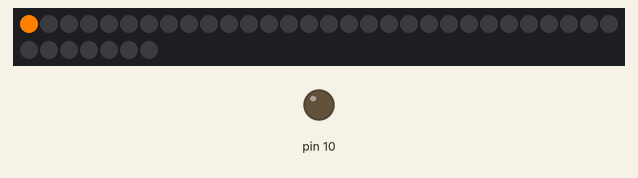
This sketch was run on a simulated Arduino Uno, built with avr-gcc and run on an emulated ATmega328P. Parts: 37 RGB LEDs in strip order, left to right, continuing on the next row, output pins drawn as LEDs (lit = HIGH). Storage starts empty.

Above: at 2.08 s.
At 4.3 s:
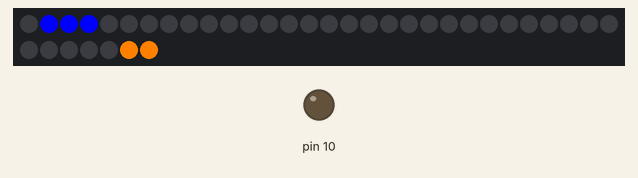
At 4.71 s:
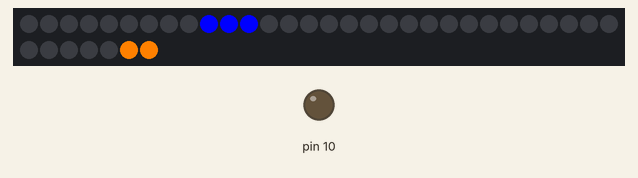
At 5.18 s:
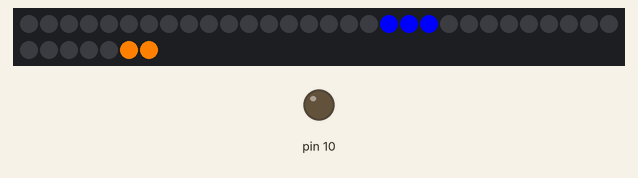
At 6.3 s:
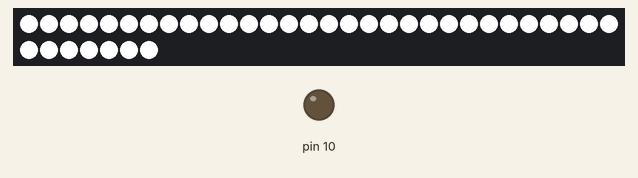
At 8.3 s:
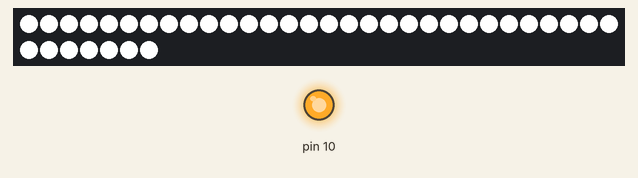

The sketch:

GlediatorSD.ino
```cpp
#include <FastLED.h>
#include <SPI.h>
#include <SD.h>
#include "Modes.h"

#define NUM_LEDS 37
#define DATA_PIN 6
#define MODE_PIN 15

File fxdata;
CRGB leds[NUM_LEDS];
Mode mode;

String GetName(bool filename);
bool ChangeMode();
void AllOn(int);
void Wave(int);

void setup()
{
  FastLED.addLeds<NEOPIXEL, DATA_PIN>(leds, NUM_LEDS);

  AllOn(CRGB::Black);

  Wave(CRGB::Red);
  Wave(CRGB::Green);
  Wave(CRGB::Blue);

  AllOn(CRGB::White);

  delay(2000);

  pinMode(10, OUTPUT);
  digitalWrite(10, HIGH);

  if (!SD.begin(10))
  {
    //Serial.println("SD init: ✗");
    return;
  }
  //Serial.println("SD init: ✓");

  mode = Off;

  fxdata = SD.open(GetName(true));
  if (fxdata)
  {
    fxdata.close();
  }

  delay(100);
}

void loop()
{
	fxdata = SD.open(GetName(true));
	if (!fxdata)
		return;

	while (fxdata.available())
	{
		if (ChangeMode())
			break;

		fxdata.readBytes(reinterpret_cast<char*>(leds), NUM_LEDS * 3);
		FastLED.show();
		delay(20);
	}

	fxdata.close();
}

void AllOn(int color)
{
	for (auto i = 0; i <= NUM_LEDS; i++)
	{
		leds[i] = color;
	}
	FastLED.show();
}

void Wave(int color)
{
	for (auto i = 0; i <= NUM_LEDS; i++)
	{
		if (i < 3)
		{
			leds[i] = color;
			FastLED.show();
		}
		else
		{
			leds[i] = color;
			leds[i - 3] = CRGB::Black;
			FastLED.show();
		}

		if (i == NUM_LEDS - 3)
		{
			leds[i - 2] = CRGB::Black;
			FastLED.show();
			delay(50);
			leds[i - 1] = CRGB::Black;
			FastLED.show();
			delay(50);
			leds[i] = CRGB::Black;
			FastLED.show();
		}

		delay(50);
	}
}

String GetName(bool filename)
{
	String ret;

	switch (mode)
	{
		default:
		case Off:
			ret = "Off";
			break;
		case Rainbow:
			ret = "Rainbow";
			break;
		case Rain:
			ret = "Rain";
			break;
		case RandomRain:
			ret = "RandomRain";
			break;
		case Lava:
			ret = "Lava";
			break;
	}

	if (filename)
	{
		ret.toLowerCase();
		if (ret == "randomrain") // can't read "randomrain.dat", seems to be too long? wtf
			ret = "rrain";
		return ret + ".dat";
	}

	return ret;
}

bool ChangeMode()
{
	auto newMode = null;
	auto m = map(analogRead(MODE_PIN), 0, 1023, 0, 255);

	if (m <= 10)
		newMode = Off;

	else if (m <= 60)
		newMode = Rainbow;

	else if (m <= 120)
		newMode = Rain;

	else if (m <= 180)
		newMode = RandomRain;

	else if (m > 180)
		newMode = Lava;

	if (mode == newMode)
		return false;

	mode = newMode;
	//Serial.print("new mode: ");
	//Serial.println(GetName(false));

	return true;
}
```

Modes.h
```cpp
#pragma once
enum Mode
{
	null,
	Off,
	Rainbow,
	Rain,
	RandomRain,
	Lava
};
```
